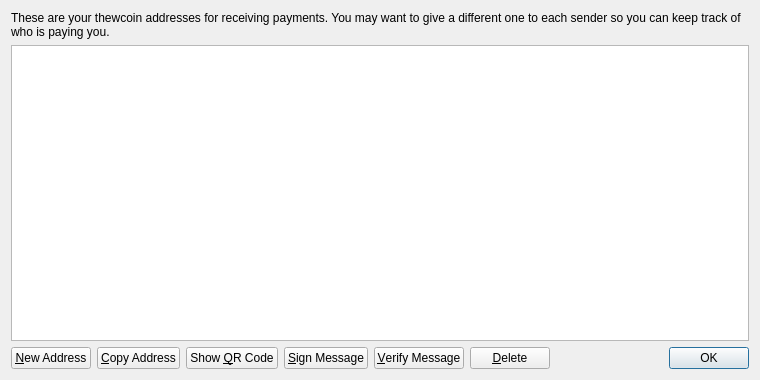
<?xml version="1.0" encoding="UTF-8"?>
<ui version="4.0">
 <class>AddressBookPage</class>
 <widget class="QWidget" name="AddressBookPage">
  <property name="geometry">
   <rect>
    <x>0</x>
    <y>0</y>
    <width>760</width>
    <height>380</height>
   </rect>
  </property>
  <property name="windowTitle">
   <string>Address Book</string>
  </property>
  <layout class="QVBoxLayout" name="verticalLayout">
   <item>
    <widget class="QLabel" name="labelExplanation">
     <property name="text">
      <string>These are your thewcoin addresses for receiving payments. You may want to give a different one to each sender so you can keep track of who is paying you.</string>
     </property>
     <property name="textFormat">
      <enum>Qt::PlainText</enum>
     </property>
     <property name="wordWrap">
      <bool>true</bool>
     </property>
    </widget>
   </item>
   <item>
    <widget class="QTableView" name="tableView">
     <property name="contextMenuPolicy">
      <enum>Qt::CustomContextMenu</enum>
     </property>
     <property name="toolTip">
      <string>Double-click to edit address or label</string>
     </property>
     <property name="tabKeyNavigation">
      <bool>false</bool>
     </property>
     <property name="alternatingRowColors">
      <bool>true</bool>
     </property>
     <property name="selectionMode">
      <enum>QAbstractItemView::SingleSelection</enum>
     </property>
     <property name="selectionBehavior">
      <enum>QAbstractItemView::SelectRows</enum>
     </property>
     <property name="sortingEnabled">
      <bool>true</bool>
     </property>
     <attribute name="verticalHeaderVisible">
      <bool>false</bool>
     </attribute>
    </widget>
   </item>
   <item>
    <layout class="QHBoxLayout" name="horizontalLayout">
     <item>
      <widget class="QPushButton" name="newAddressButton">
       <property name="toolTip">
        <string>Create a new address</string>
       </property>
       <property name="text">
        <string>&amp;New Address</string>
       </property>
       <property name="icon">
        <iconset resource="../bitcoin.qrc">
         <normaloff>:/icons/add</normaloff>:/icons/add</iconset>
       </property>
      </widget>
     </item>
     <item>
      <widget class="QPushButton" name="copyToClipboard">
       <property name="toolTip">
        <string>Copy the currently selected address to the system clipboard</string>
       </property>
       <property name="text">
        <string>&amp;Copy Address</string>
       </property>
       <property name="icon">
        <iconset resource="../bitcoin.qrc">
         <normaloff>:/icons/editcopy</normaloff>:/icons/editcopy</iconset>
       </property>
      </widget>
     </item>
     <item>
      <widget class="QPushButton" name="showQRCode">
       <property name="text">
        <string>Show &amp;QR Code</string>
       </property>
       <property name="icon">
        <iconset resource="../bitcoin.qrc">
         <normaloff>:/icons/qrcode</normaloff>:/icons/qrcode</iconset>
       </property>
      </widget>
     </item>
     <item>
      <widget class="QPushButton" name="signMessage">
       <property name="toolTip">
        <string>Sign a message to prove you own a Bitcoin address</string>
       </property>
       <property name="text">
        <string>&amp;Sign Message</string>
       </property>
       <property name="icon">
        <iconset resource="../bitcoin.qrc">
         <normaloff>:/icons/edit</normaloff>:/icons/edit</iconset>
       </property>
      </widget>
     </item>
     <item>
      <widget class="QPushButton" name="verifyMessage">
       <property name="toolTip">
        <string>Verify a message to ensure it was signed with a specified Bitcoin address</string>
       </property>
       <property name="text">
        <string>&amp;Verify Message</string>
       </property>
       <property name="icon">
        <iconset resource="../bitcoin.qrc">
         <normaloff>:/icons/transaction_0</normaloff>:/icons/transaction_0</iconset>
       </property>
      </widget>
     </item>
     <item>
      <widget class="QPushButton" name="deleteButton">
       <property name="toolTip">
        <string>Delete the currently selected address from the list. Only sending addresses can be deleted.</string>
       </property>
       <property name="text">
        <string>&amp;Delete</string>
       </property>
       <property name="icon">
        <iconset resource="../bitcoin.qrc">
         <normaloff>:/icons/remove</normaloff>:/icons/remove</iconset>
       </property>
      </widget>
     </item>
     <item>
      <spacer name="horizontalSpacer">
       <property name="orientation">
        <enum>Qt::Horizontal</enum>
       </property>
       <property name="sizeHint" stdset="0">
        <size>
         <width>40</width>
         <height>20</height>
        </size>
       </property>
      </spacer>
     </item>
     <item>
      <widget class="QDialogButtonBox" name="buttonBox">
       <property name="sizePolicy">
        <sizepolicy hsizetype="Maximum" vsizetype="Fixed">
         <horstretch>0</horstretch>
         <verstretch>0</verstretch>
        </sizepolicy>
       </property>
       <property name="standardButtons">
        <set>QDialogButtonBox::Ok</set>
       </property>
      </widget>
     </item>
    </layout>
   </item>
  </layout>
 </widget>
 <resources>
  <include location="../bitcoin.qrc"/>
 </resources>
 <connections/>
</ui>
